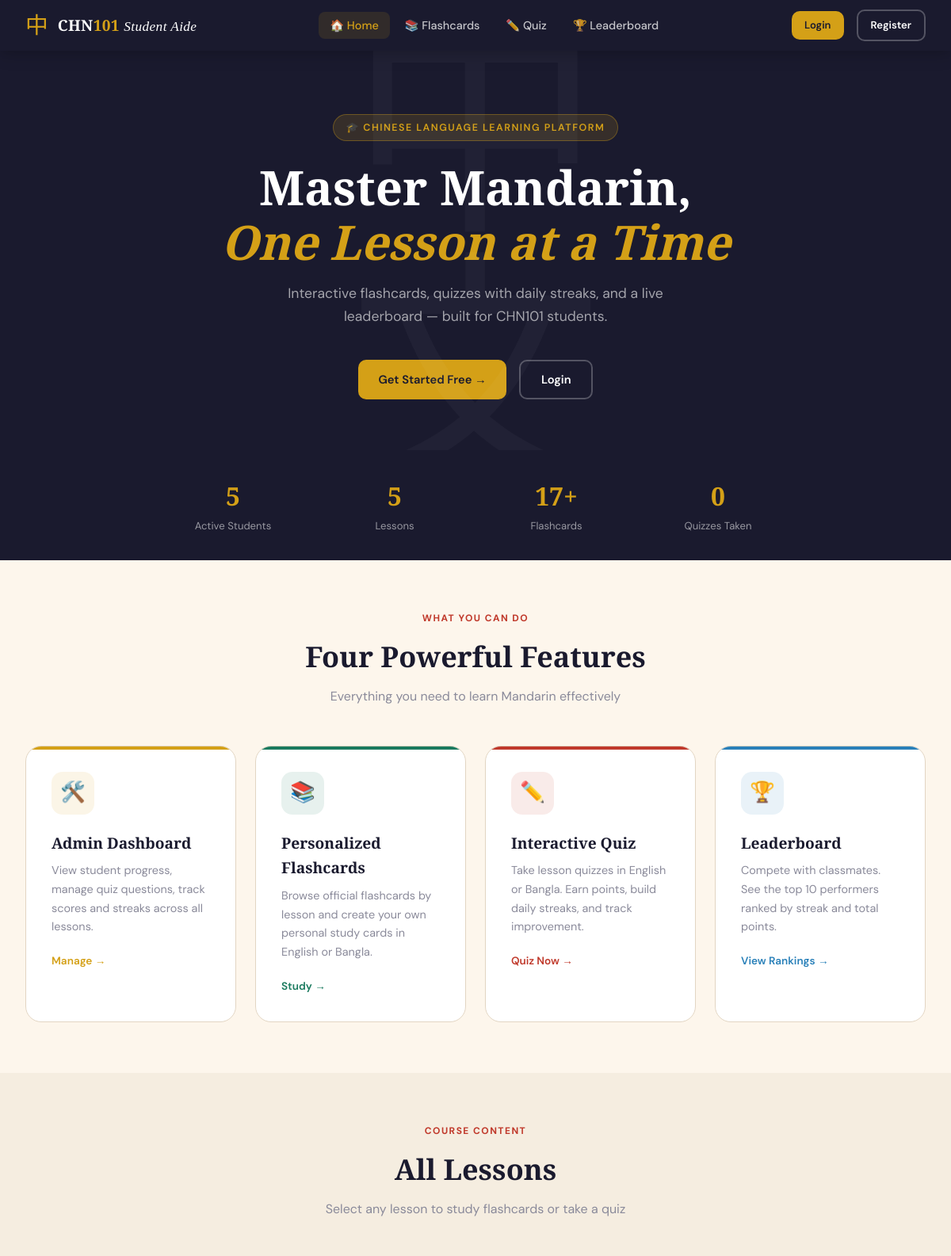
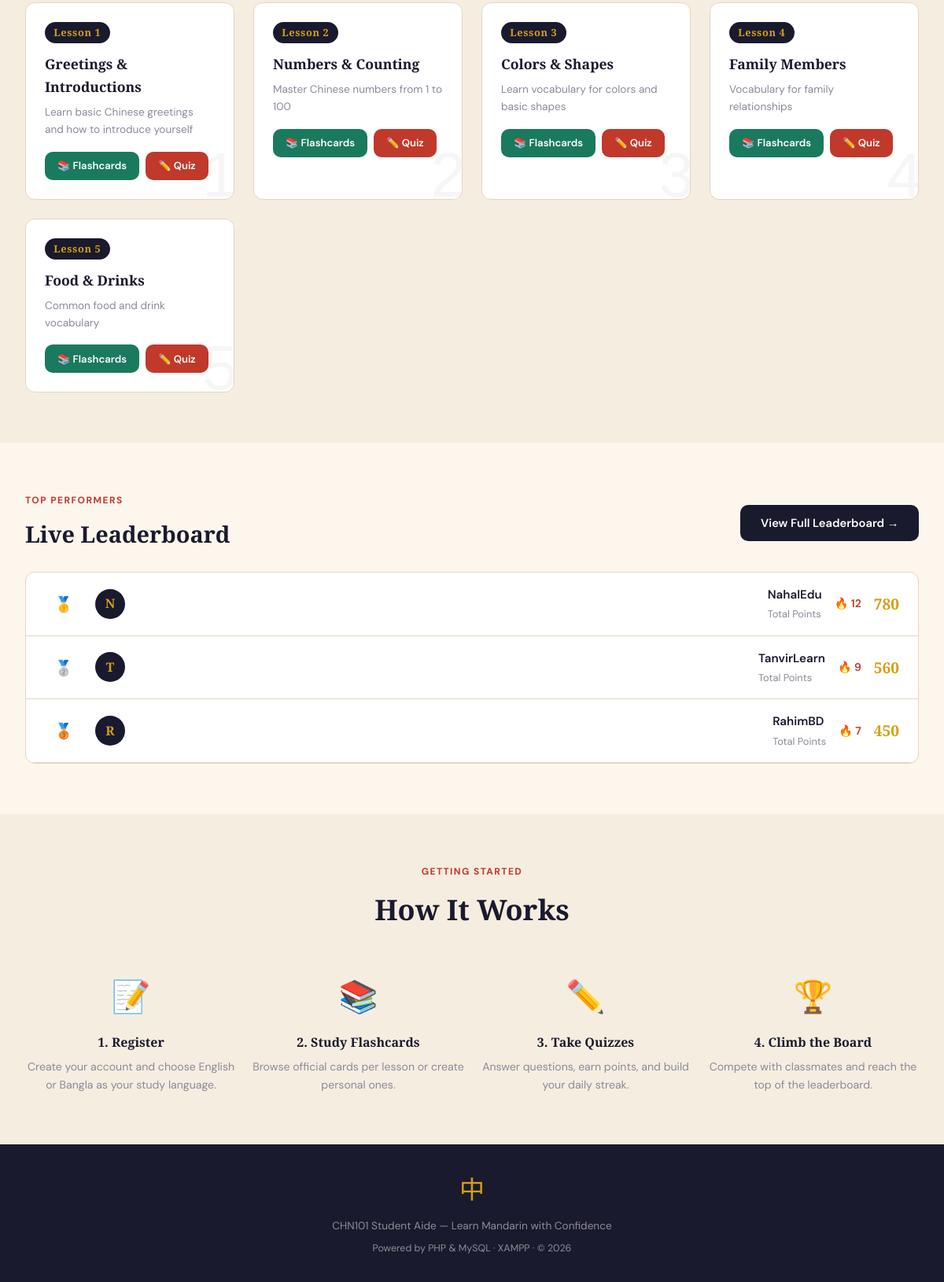
The page / on the database its author committed (2 pictures, top to bottom).
### tables this page shows
CREATE TABLE lessons (
    lesson_id INT AUTO_INCREMENT PRIMARY KEY,
    lesson_title VARCHAR(255) NOT NULL,
    lesson_number INT NOT NULL,
    description TEXT,
    created_at TIMESTAMP DEFAULT CURRENT_TIMESTAMP
);

CREATE TABLE students (
    student_id INT AUTO_INCREMENT PRIMARY KEY,
    username VARCHAR(100) NOT NULL UNIQUE,
    email VARCHAR(255) NOT NULL UNIQUE,
    password_hash VARCHAR(255) NOT NULL,
    preferred_language ENUM('english','bangla') DEFAULT 'english',
    current_streak INT DEFAULT 0,
    longest_streak INT DEFAULT 0,
    total_points INT DEFAULT 0,
    last_quiz_date DATE NULL,
    created_at TIMESTAMP DEFAULT CURRENT_TIMESTAMP
);

### db.php (called while the page is built, shortened)
<?php
function h($str) {
    return htmlspecialchars($str ?? '', ENT_QUOTES, 'UTF-8');
}
function isLoggedIn() {
    return isset($_SESSION['student_id']);
}
?>

### index.php (the view, shortened to what this page needs)
<?php
require_once 'includes/db.php';
$totalStudents = $pdo->query("SELECT COUNT(*) FROM students")->fetchColumn();
$totalLessons  = $pdo->query("SELECT COUNT(*) FROM lessons")->fetchColumn();
$totalQuizzes  = $pdo->query("SELECT COUNT(*) FROM quiz_attempts")->fetchColumn();
$totalCards    = $pdo->query("SELECT COUNT(*) FROM flashcards")->fetchColumn();
$topStudents = $pdo->query("SELECT username, current_streak, total_points FROM students ORDER BY total_points DESC LIMIT 3")->fetchAll();
$lessons = $pdo->query("SELECT * FROM lessons ORDER BY lesson_number")->fetchAll();
?>
<!DOCTYPE html>
<html lang="en">
<head>
  <link rel="stylesheet" href="css/style.css"/>
</head>
<body>
<nav class="navbar">
  <a href="index.php" class="navbar-brand">
    <span class="logo-char">中</span>
    <span class="logo-text">CHN<span>101</span> <em style="font-style:italic;font-weight:300;font-size:0.9em;">Student Aide</em></span>
  </a>
  <ul class="nav-links">
    <li><a href="index.php" class="active">🏠 Home</a></li>
    <li><a href="flashcards/index.php">📚 Flashcards</a></li>
    <li><a href="quiz/index.php">✏️ Quiz</a></li>
    <li><a href="leaderboard/index.php">🏆 Leaderboard</a></li>
  </ul>
  <div class="nav-user">
    <?php if (isLoggedIn()): ?>
      <span class="nav-streak">🔥 <?= (int)($_SESSION['student_streak']??0) ?> day streak</span>
      <span style="color:rgba(255,255,255,0.6);font-size:0.88rem;">Hi, <strong style="color:white"><?= h($_SESSION['student_name']??'') ?></strong></span>
      <a href="logout.php" class="btn-logout">Logout</a>
    <?php else: ?>
      <a href="login.php" class="btn btn-gold btn-sm">Login</a>
      <a href="register.php" class="btn btn-outline btn-sm">Register</a>
    <?php endif; ?>
  </div>
</nav>
<section class="hero">
  <div class="hero-tag">🎓 Chinese Language Learning Platform</div>
  <h1>Master Mandarin,<br><span class="accent">One Lesson at a Time</span></h1>
  <p>Interactive flashcards, quizzes with daily streaks, and a live leaderboard — built for CHN101 students.</p>
  <div class="hero-actions">
    <?php if (isLoggedIn()): ?>
      <a href="quiz/index.php" class="btn btn-primary">Start a Quiz →</a>
      <a href="flashcards/index.php" class="btn btn-outline">Browse Flashcards</a>
    <?php else: ?>
      <a href="register.php" class="btn btn-gold">Get Started Free →</a>
      <a href="login.php" class="btn btn-outline">Login</a>
    <?php endif; ?>
  </div>
</section>
<div class="stats-bar">
  <div class="stats-grid container">
    <div class="stat-item"><div class="stat-value"><?= $totalStudents ?></div><div class="stat-label">Active Students</div></div>
    <div class="stat-item"><div class="stat-value"><?= $totalLessons ?></div><div class="stat-label">Lessons</div></div>
    <div class="stat-item"><div class="stat-value"><?= $totalCards ?>+</div><div class="stat-label">Flashcards</div></div>
    <div class="stat-item"><div class="stat-value"><?= $totalQuizzes ?></div><div class="stat-label">Quizzes Taken</div></div>
  </div>
</div>
<section class="section">
  <div class="container">
    <div class="section-header">
      <span class="section-label">What You Can Do</span>
      <h2>Four Powerful Features</h2>
      <p>Everything you need to learn Mandarin effectively</p>
    </div>
    <div class="features-grid">
      <a href="admin/index.php" class="feature-card animate-fadeup delay-1" style="--card-accent:#d4a017;--icon-bg:rgba(212,160,23,0.1)">
        <div class="feature-icon">🛠️</div>
        <h3>Admin Dashboard</h3>
        <p>View student progress, manage quiz questions, track scores and streaks across all lessons.</p>
        <span class="card-arrow">Manage →</span>
      </a>
      <a href="flashcards/index.php" class="feature-card animate-fadeup delay-2" style="--card-accent:#1a7a5e;--icon-bg:rgba(26,122,94,0.1)">
        <div class="feature-icon">📚</div>
        <h3>Personalized Flashcards</h3>
        <p>Browse official flashcards by lesson and create your own personal study cards in English or Bangla.</p>
        <span class="card-arrow" style="color:var(--jade)">Study →</span>
      </a>
      <a href="quiz/index.php" class="feature-card animate-fadeup delay-3" style="--card-accent:#c0392b;--icon-bg:rgba(192,57,43,0.1)">
        <div class="feature-icon">✏️</div>
        <h3>Interactive Quiz</h3>
        <p>Take lesson quizzes in English or Bangla. Earn points, build daily streaks, and track improvement.</p>
        <span class="card-arrow" style="color:var(--vermillion)">Quiz Now →</span>
      </a>
      <a href="leaderboard/index.php" class="feature-card animate-fadeup delay-4" style="--card-accent:#2980b9;--icon-bg:rgba(41,128,185,0.1)">
        <div class="feature-icon">🏆</div>
        <h3>Leaderboard</h3>
        <p>Compete with classmates. See the top 10 performers ranked by streak and total points.</p>
        <span class="card-arrow" style="color:var(--sky)">View Rankings →</span>
      </a>
    </div>
  </div>
</section>
<section class="section section-alt">
  <div class="container">
    <div class="section-header">
      <span class="section-label">Course Content</span>
      <h2>All Lessons</h2>
      <p>Select any lesson to study flashcards or take a quiz</p>
    </div>
    <div class="grid-3">
      <?php foreach ($lessons as $lesson): ?>
      <div class="lesson-card" data-num="<?= $lesson['lesson_number'] ?>">
        <span class="lesson-num">Lesson <?= $lesson['lesson_number'] ?></span>
        <h3><?= h($lesson['lesson_title']) ?></h3>
        <p><?= h($lesson['description']) ?></p>
        <div class="d-flex gap-1 mt-2" style="gap:0.5rem">
          <a href="flashcards/lesson.php?id=<?= $lesson['lesson_id'] ?>" class="btn btn-jade btn-sm">📚 Flashcards</a>
          <a href="quiz/take.php?lesson=<?= $lesson['lesson_id'] ?>" class="btn btn-primary btn-sm">✏️ Quiz</a>
        </div>
      </div>
      <?php endforeach; ?>
    </div>
  </div>
</section>
<section class="section">
  <div class="container">
    <div class="d-flex justify-between align-center mb-3" style="flex-wrap:wrap;gap:1rem">
      <div>
        <span class="section-label">Top Performers</span>
        <h2 style="font-family:'Playfair Display',serif;font-size:1.8rem;font-weight:700">Live Leaderboard</h2>
      </div>
      <a href="leaderboard/index.php" class="btn btn-dark">View Full Leaderboard →</a>
    </div>
    <div class="card">
      <?php foreach ($topStudents as $i => $s): ?>
      <div class="lb-row">
        <div class="lb-rank <?= ['top-1','top-2','top-3'][$i] ?>"><?= ['🥇','🥈','🥉'][$i] ?></div>
        <div class="lb-avatar"><?= strtoupper(substr($s['username'],0,1)) ?></div>
        <div>
          <div class="lb-name"><?= h($s['username']) ?></div>
          <div class="lb-detail">Total Points</div>
        </div>
        <div class="lb-streak">🔥 <?= $s['current_streak'] ?></div>
        <div class="lb-points"><?= number_format($s['total_points']) ?></div>
      </div>
      <?php endforeach; ?>
    </div>
  </div>
</section>
<section class="section section-alt">
  <div class="container">
    <div class="section-header">
      <span class="section-label">Getting Started</span>
      <h2>How It Works</h2>
    </div>
    <div class="grid-4" style="text-align:center">
      <div class="animate-fadeup delay-1">
        <div style="font-size:2.5rem;margin-bottom:0.75rem">📝</div>
        <h4 style="font-family:'Playfair Display',serif;margin-bottom:0.4rem">1. Register</h4>
        <p style="color:var(--muted);font-size:0.88rem">Create your account and choose English or Bangla as your study language.</p>
      </div>
      <div class="animate-fadeup delay-2">
        <div style="font-size:2.5rem;margin-bottom:0.75rem">📚</div>
        <h4 style="font-family:'Playfair Display',serif;margin-bottom:0.4rem">2. Study Flashcards</h4>
        <p style="color:var(--muted);font-size:0.88rem">Browse official cards per lesson or create personal ones.</p>
      </div>
      <div class="animate-fadeup delay-3">
        <div style="font-size:2.5rem;margin-bottom:0.75rem">✏️</div>
        <h4 style="font-family:'Playfair Display',serif;margin-bottom:0.4rem">3. Take Quizzes</h4>
        <p style="color:var(--muted);font-size:0.88rem">Answer questions, earn points, and build your daily streak.</p>
      </div>
      <div class="animate-fadeup delay-4">
        <div style="font-size:2.5rem;margin-bottom:0.75rem">🏆</div>
        <h4 style="font-family:'Playfair Display',serif;margin-bottom:0.4rem">4. Climb the Board</h4>
        <p style="color:var(--muted);font-size:0.88rem">Compete with classmates and reach the top of the leaderboard.</p>
      </div>
    </div>
  </div>
</section>
<footer>
  <span class="footer-char">中</span>
  <p>CHN101 Student Aide — Learn Mandarin with Confidence</p>
  <p style="margin-top:0.4rem;font-size:0.78rem;">Powered by PHP &amp; MySQL · XAMPP · &copy; <?= date('Y') ?></p>
</footer>
</body>
</html>

### rows shown on the page
lessons: lesson_number "1", lesson_title "Greetings & Introductions", description "Learn basic Chinese greetings and how to introduce yourself"
lessons: lesson_number "2", lesson_title "Numbers & Counting", description "Master Chinese numbers from 1 to 100"
lessons: lesson_number "3", lesson_title "Colors & Shapes", description "Learn vocabulary for colors and basic shapes"
lessons: lesson_number "4", lesson_title "Family Members", description "Vocabulary for family relationships"
lessons: lesson_number "5", lesson_title "Food & Drinks", description "Common food and drink vocabulary"
students: i "🥇", username "N", username "NahalEdu", current_streak "12", total_points "780"
students: i "🥈", username "T", username "TanvirLearn", current_streak "9", total_points "560"
students: i "🥉", username "R", username "RahimBD", current_streak "7", total_points "450"

### other values the page prints
$totalStudents "5"
$totalLessons "5"
$totalCards "17"
$totalQuizzes "0"
